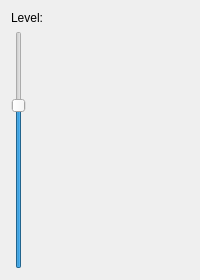
<?xml version="1.0" encoding="UTF-8"?>
<ui version="4.0"><class>Dialog</class><widget class="QDialog" name="Dialog"><property name="geometry"><rect><x>0</x><y>0</y><width>200</width><height>280</height></rect></property><property name="windowTitle"><string>#148 slider/233_vertical</string></property><layout class="QVBoxLayout" name="verticalLayout"><property name="leftMargin"><number>11</number></property><property name="topMargin"><number>11</number></property><property name="rightMargin"><number>11</number></property><property name="bottomMargin"><number>11</number></property><property name="spacing"><number>6</number></property><item><widget class="QLabel" name="l1"><property name="text"><string>Level:</string></property></widget></item><item><widget class="QSlider" name="slider"><property name="orientation"><enum>Qt::Vertical</enum></property><property name="minimum"><number>0</number></property><property name="maximum"><number>100</number></property><property name="value"><number>70</number></property><property name="singleStep"><number>1</number></property><property name="pageStep"><number>10</number></property></widget></item></layout></widget></ui>
